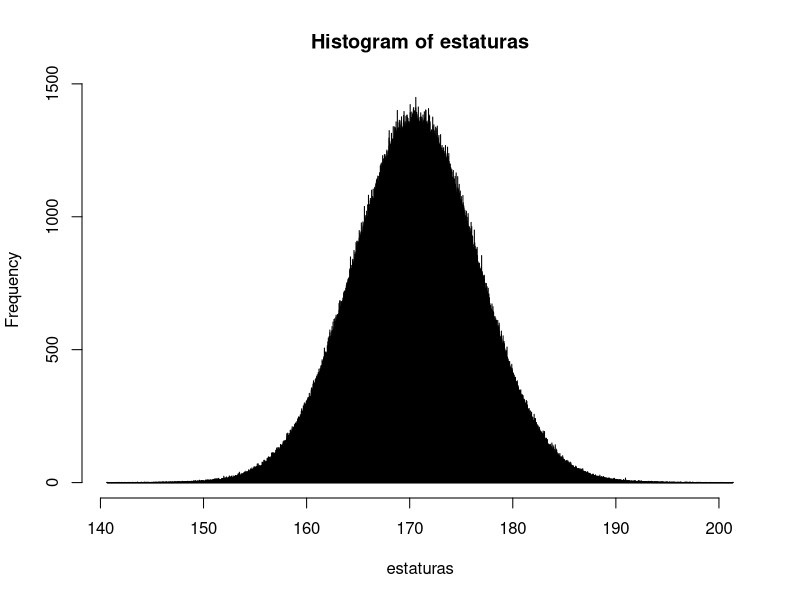
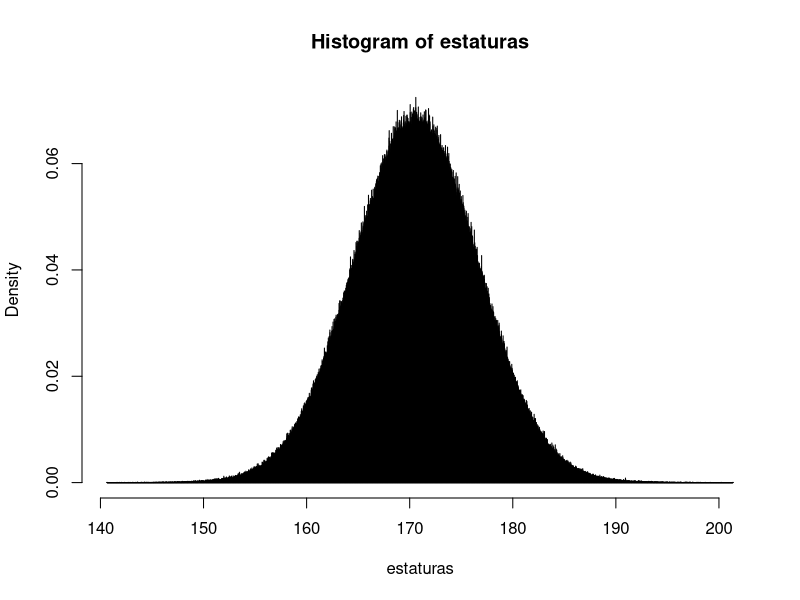
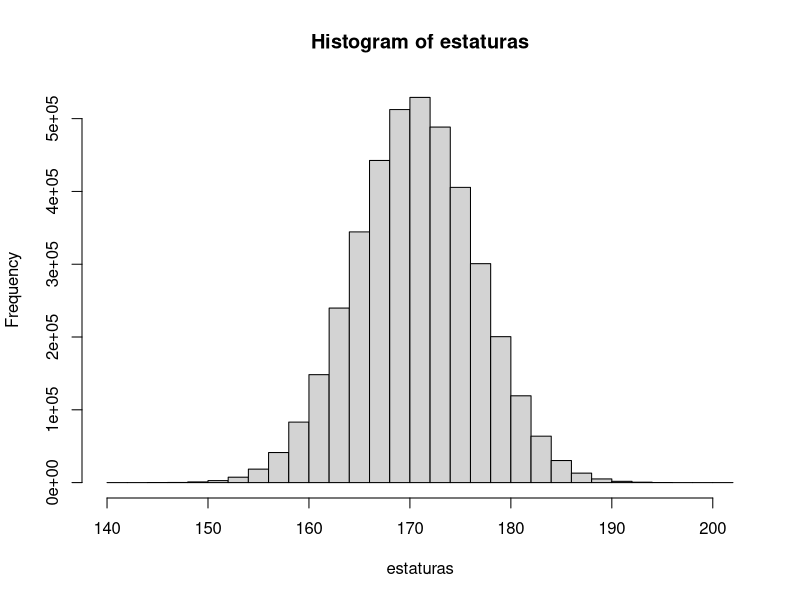

Reproduce these figures in R, in order.
# Estaturas de los hombres  colombianos: 170.6 (cm)
# Las estaturas se ha probado que sigue una normal


estaturas <- rnorm(4000000, mean = 170.6, sd = 6)
hist(estaturas, breaks = 10000)
hist(estaturas, breaks = 10000, probability = T)

# En la vida real mu = 170.6 y sigma = 6 se deben estimar con datos seleccionados de una muestra
hist(estaturas)
6 /  170.6 * 100

# P (X < 160)
pnorm(q = 160, mean = 170.6, sd = 6)

# P(X > 180) = P(X >= 180)
1 - pnorm(q = 180, mean = 170.6, sd = 6)

# P (170 < X < 180) = P(X > 170 & X < 187 )
# P(X < 180) - P(X < 170)
pnorm(q = 180, mean = 170.6, sd = 6) - pnorm(q = 170, mean = 170.6, sd = 6) 

# P (180 < X < 185: ejercicio, colocar que mu = 182 (Holandeses), mu = 7
# Comparar P (180 < X < 185) con los datos colombianos mu = 170.6, sigma = 6


############### Distribución estandar ###################################
# P (X < 160)
pnorm(q = 160, mean = 170.6, sd = 6)
# (160 - 170.6) / 6 = -1.7667

# P(Z < 1.7666)
pnorm(q = (160 - 170.6) / 6 , mean = 0, sd = 1)
pnorm(q = (160 - 170.6) / 6)


#  P (170 < X < 180)
# P(X < 180) - P(X < 170)
pnorm(q = 180, mean = 170.6, sd = 6) - pnorm(q = 170, mean = 170.6, sd = 6) 

# P(Z < 1.567) - P(Z < -0.1)
pnorm(q = (180 - 170.6) / 6) - pnorm(q = (170 - 170.6) / 6) 

# Uniforme
# X ~ U (a = 7, b = 15)
# P(8 < X < 10 )
# punif(10, min = 7, max = 15) - punif(8, min = 7, max = 15)  

